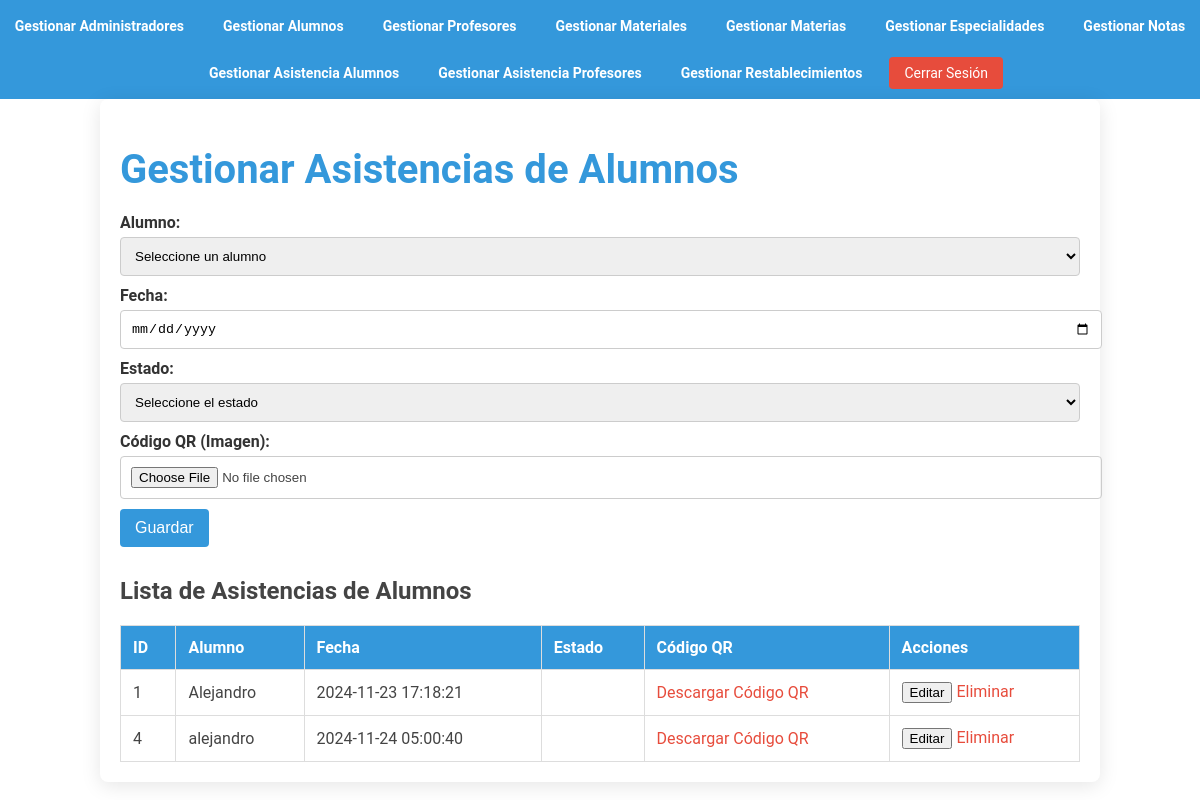
The app's page /manage_asistencia_alumnos.php (signed in) with its own data.
### tables this page shows
CREATE TABLE `asistencia_alumnos` (
  `id` int(11) NOT NULL,
  `alumno_id` int(11) NOT NULL,
  `fecha` datetime NOT NULL,
  `estado` enum('presente','ausente') DEFAULT NULL,
  `codigo_qr` varchar(255) DEFAULT NULL
);

CREATE TABLE `alumnos` (
  `id` int(11) NOT NULL,
  `nombre` varchar(100) DEFAULT NULL,
  `apellido` varchar(100) DEFAULT NULL,
  `dni` varchar(20) DEFAULT NULL,
  `especialidad_id` int(11) DEFAULT NULL,
  `año` int(11) DEFAULT NULL,
  `materia_id` int(11) DEFAULT NULL,
  `fecha_nacimiento` date DEFAULT NULL,
  `username` varchar(100) DEFAULT NULL,
  `password` varchar(255) DEFAULT NULL,
  `email` varchar(100) DEFAULT NULL,
  `user_type` enum('alumno') NOT NULL DEFAULT 'alumno'
);

### manage_asistencia_alumnos.php (the view, shortened to what this page needs)
<?php
include 'config.php';
$sql = "
    SELECT
        asistencia_alumnos.*,
        alumnos.nombre AS alumno_nombre
    FROM
        asistencia_alumnos
    LEFT JOIN
        alumnos ON asistencia_alumnos.alumno_id = alumnos.id
";
$asistencia_result = $conn->query($sql);
?>
<!DOCTYPE html>
<html lang="es">
<head>
    <link rel="stylesheet" href="css/gestion_u.css">
</head>
<body>
    <header>
        <nav>
        <a href="manage_users.php">Gestionar Administradores</a>
            <a href="manage_alumnos.php">Gestionar Alumnos</a>
            <a href="manage_profesores.php">Gestionar Profesores</a>
            <a href="manage_materiales.php">Gestionar Materiales</a>
            <a href="manage_materias.php">Gestionar Materias</a>
            <a href="manage_especialidades.php">Gestionar Especialidades</a>
            <a href="manage_notas.php">Gestionar Notas</a>
            <a href="manage_asistencia_alumnos.php">Gestionar Asistencia Alumnos</a>
            <a href="manage_asistencia_profesores.php">Gestionar Asistencia Profesores</a>
            <a href="manage_password_resets.php">Gestionar Restablecimientos</a>
            <a href="logout.php" class="btn">Cerrar Sesión</a>
        </nav>
    </header>
    <div class="container">
        <h1>Gestionar Asistencias de Alumnos</h1>
        <form action="manage_asistencia_alumnos.php" method="post" enctype="multipart/form-data">
            <label>Alumno:</label>
            <select name="alumno_id" id="alumno_id" required>
                <option value="">Seleccione un alumno</option>
            </select>
            <label>Fecha:</label>
            <input type="date" name="fecha" id="fecha" required>
            <label>Estado:</label>
            <select name="estado" id="estado" required>
                <option value="">Seleccione el estado</option>
            </select>
            <label>Código QR (Imagen):</label>
            <input type="file" name="codigo_qr" id="codigo_qr" accept="image/*">
            <button type="submit">Guardar</button>
        </form>
        <h2>Lista de Asistencias de Alumnos</h2>
        <table>
            <thead>
                <tr>
                    <th>ID</th>
                    <th>Alumno</th>
                    <th>Fecha</th>
                    <th>Estado</th>
                    <th>Código QR</th>
                    <th>Acciones</th>
                </tr>
            </thead>
            <tbody>
                <?php while ($row = $asistencia_result->fetch_assoc()): ?>
                <tr>
                    <td><?php echo $row['id']; ?></td>
                    <td><?php echo htmlspecialchars($row['alumno_nombre']); ?></td>
                    <td><?php echo htmlspecialchars($row['fecha']); ?></td>
                    <td><?php echo htmlspecialchars($row['estado']); ?></td>
                    <td>
                        <?php if ($row['codigo_qr']): ?>
                            <a href="<?php echo htmlspecialchars($row['codigo_qr']); ?>" download>Descargar Código QR</a>
                        <?php else: ?>
                            Sin código QR
                        <?php endif; ?>
                    </td>
                    <td>
                        <button onclick="editAsistencia(<?php echo htmlspecialchars(json_encode($row)); ?>)">Editar</button>
                        <a href="manage_asistencia_alumnos.php?delete_id=<?php echo $row['id']; ?>" onclick="return confirm('¿Estás seguro de que deseas eliminar esta asistencia?');">Eliminar</a>
                    </td>
                </tr>
                <?php endwhile; ?>
            </tbody>
        </table>
    </div>
</body>
</html>

### css/gestion_u.css (style rules this page uses)
body { font-family: 'Roboto', sans-serif; background-color: #ffffff; color: #444; margin: 0; padding: 0; }
.container { width: 80%; margin: 0 auto; padding: 20px; background-color: #fff; border-radius: 8px; box-shadow: 0 4px 20px rgba(0, 0, 0, 0.1); }
h1 { color: #3498db; font-size: 2.5em; margin-bottom: 20px; }
form { margin-bottom: 30px; }
form label { display: block; margin-top: 10px; font-weight: bold; color: #333; }
form input[type="text"], form input[type="password"], form input[type="email"], form input[type="number"], form input[type="date"], form input[type="file"], form select { width: 100%; padding: 10px; margin-top: 5px; border: 1px solid #ccc; border-radius: 4px; }
form button { background-color: #3498db; color: white; border: none; padding: 10px 15px; margin-top: 10px; border-radius: 4px; cursor: pointer; font-size: 1em; transition: background-color 0.3s; }
table { width: 100%; border-collapse: collapse; margin-top: 20px; }
table, th, td { border: 1px solid #ddd; }
th, td { padding: 12px; text-align: left; }
th { background-color: #3498db; color: white; }
td a { text-decoration: none; color: #3498db; }
td a:last-child { color: #e74c3c; }
header { background-color: #3498db; padding: 10px 0; }
nav { display: flex; justify-content: center; align-items: center; gap: 15px; flex-wrap: wrap; }
nav a { color: #ffffff; text-decoration: none; font-size: 14px; font-weight: bold; padding: 8px 12px; border-radius: 4px; transition: background-color 0.3s, color 0.3s; }
nav a.btn { background-color: #e74c3c; color: #fff; padding: 8px 15px; border: none; font-weight: normal; }

### records on screen
asistencia_alumnos: id "1", alumno.nombre "Alejandro", fecha "2024-11-23 17:18:21"
asistencia_alumnos: id "4", alumno.nombre "alejandro", fecha "2024-11-24 05:00:40"
